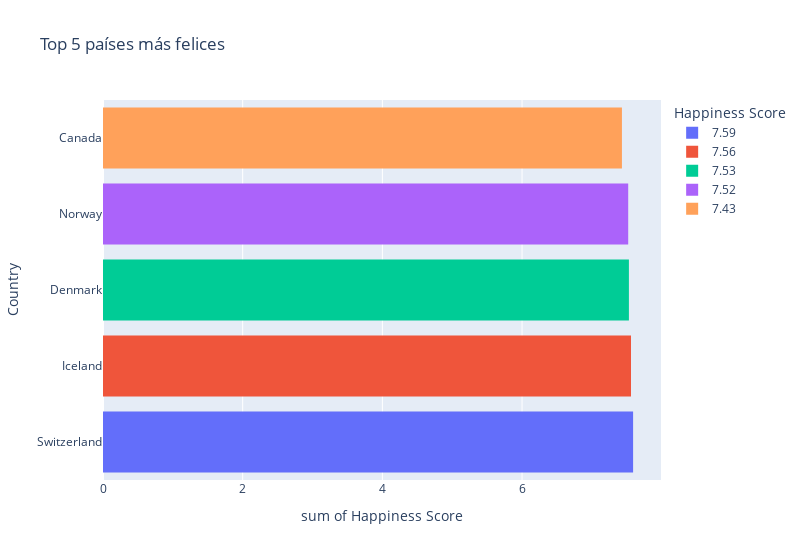

Notebook cell for this chart:
### Code cell
topfelices15 =px.histogram(top15,x="Happiness Score", y="Country", color= "Happiness Score", width=800, title="Top 5 países más felices")
topfelices15.show()

### Figure 1 — Plotly figure (JSON) as saved in the notebook; plotly's stock layout.template omitted (floating-point values rounded to 4 significant figures)
{"data": [{"alignmentgroup": "True", "bingroup": "y", "histfunc": "sum", "hovertemplate": "Happiness Score=7.59<br>sum of Happiness Score=%{x}<br>Country=%{y}<extra></extra>", "legendgroup": "7.59", "marker": {"color": "#636efa", "pattern": {"shape": ""}}, "name": "7.59", "offsetgroup": "7.59", "orientation": "h", "showlegend": true, "type": "histogram", "x": [7.59], "xaxis": "x", "y": ["Switzerland"], "yaxis": "y"}, {"alignmentgroup": "True", "bingroup": "y", "histfunc": "sum", "hovertemplate": "Happiness Score=7.56<br>sum of Happiness Score=%{x}<br>Country=%{y}<extra></extra>", "legendgroup": "7.56", "marker": {"color": "#EF553B", "pattern": {"shape": ""}}, "name": "7.56", "offsetgroup": "7.56", "orientation": "h", "showlegend": true, "type": "histogram", "x": [7.56], "xaxis": "x", "y": ["Iceland"], "yaxis": "y"}, {"alignmentgroup": "True", "bingroup": "y", "histfunc": "sum", "hovertemplate": "Happiness Score=7.53<br>sum of Happiness Score=%{x}<br>Country=%{y}<extra></extra>", "legendgroup": "7.53", "marker": {"color": "#00cc96", "pattern": {"shape": ""}}, "name": "7.53", "offsetgroup": "7.53", "orientation": "h", "showlegend": true, "type": "histogram", "x": [7.53], "xaxis": "x", "y": ["Denmark"], "yaxis": "y"}, {"alignmentgroup": "True", "bingroup": "y", "histfunc": "sum", "hovertemplate": "Happiness Score=7.52<br>sum of Happiness Score=%{x}<br>Country=%{y}<extra></extra>", "legendgroup": "7.52", "marker": {"color": "#ab63fa", "pattern": {"shape": ""}}, "name": "7.52", "offsetgroup": "7.52", "orientation": "h", "showlegend": true, "type": "histogram", "x": [7.52], "xaxis": "x", "y": ["Norway"], "yaxis": "y"}, {"alignmentgroup": "True", "bingroup": "y", "histfunc": "sum", "hovertemplate": "Happiness Score=7.43<br>sum of Happiness Score=%{x}<br>Country=%{y}<extra></extra>", "legendgroup": "7.43", "marker": {"color": "#FFA15A", "pattern": {"shape": ""}}, "name": "7.43", "offsetgroup": "7.43", "orientation": "h", "showlegend": true, "type": "histogram", "x": [7.43], "xaxis": "x", "y": ["Canada"], "yaxis": "y"}], "layout": {"barmode": "relative", "legend": {"title": {"text": "Happiness Score"}, "tracegroupgap": 0}, "title": {"text": "Top 5 países más felices"}, "width": 800, "xaxis": {"anchor": "y", "categoryarray": [7.59, 7.56, 7.53, 7.52, 7.43], "categoryorder": "array", "domain": [0, 1], "title": {"text": "sum of Happiness Score"}}, "yaxis": {"anchor": "x", "domain": [0, 1], "title": {"text": "Country"}}}}
